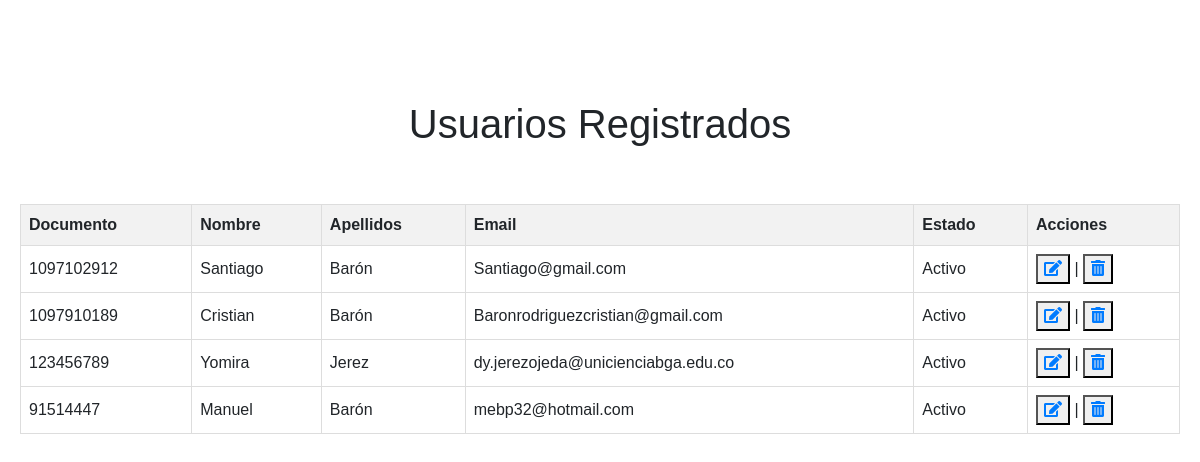
Page /CRUD/Tabla_usuarios.php on the earlier database version.
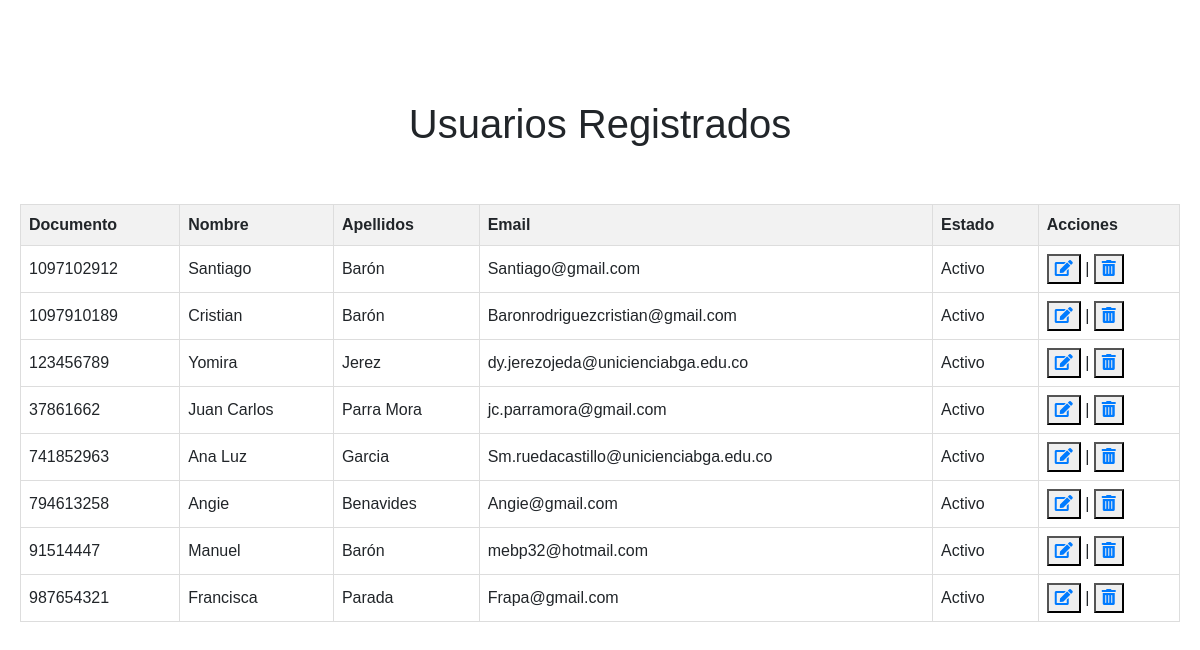
Same page on the later database version.
### tables this page shows
CREATE TABLE `personas` (
  `documento_per` varchar(15) NOT NULL,
  `nombre_per` varchar(30) DEFAULT NULL,
  `apellidos_per` varchar(30) DEFAULT NULL,
  `fechanacimiento` date DEFAULT NULL,
  `email_per` varchar(100) DEFAULT NULL,
  `telefono_per` varchar(15) DEFAULT NULL,
  `foto_per` varchar(100) DEFAULT NULL,
  `estado_per` char(10) DEFAULT NULL,
  `password_per` varchar(50) DEFAULT NULL,
  `codigo_tip` int(11) DEFAULT NULL,
  `codigo_sem` int(11) DEFAULT NULL
);

### CRUD/Tabla_usuarios.php (the view, shortened to what this page needs)
<?php
include("../conexion.php");
$sql = "SELECT documento_per, nombre_per, apellidos_per, fechanacimiento, email_per, telefono_per, estado_per, password_per FROM personas";
$result = $conn->query($sql);
?>
<!DOCTYPE html>
<html>
<head>
</head>
<link rel="stylesheet" href="https://cdnjs.cloudflare.com/ajax/libs/font-awesome/5.15.4/css/all.min.css">
<link rel="stylesheet" href="https://stackpath.bootstrapcdn.com/bootstrap/4.5.2/css/bootstrap.min.css">
<link rel="stylesheet" href="tabla_usuarios.css">
</head>
<body>
    <h1>Usuarios Registrados</h1>
    <br></br>
    <table>
        <tr>
            <th>Documento</th>
            <th>Nombre</th>
            <th>Apellidos</th>
            <th>Email</th>
            <th>Estado</th>
            <th>Acciones</th>
        </tr>
        <?php
        if ($result->num_rows > 0) {
            while($row = $result->fetch_assoc()) {
                echo "<tr>";
                echo "<td>" . $row["documento_per"] . "</td>";
                echo "<td>" . $row["nombre_per"] . "</td>";
                echo "<td>" . $row["apellidos_per"] . "</td>";
                echo "<td>" . $row["email_per"] . "</td>";
                echo "<td>" . $row["estado_per"] . "</td>";
                echo '<td><button><a href="editar.php?id=' . $row["documento_per"] . '"><i class="fas fa-edit"></i></a></button> | <button><a href="eliminar.php?id=' . $row["documento_per"] . '"><i class="fas fa-trash-alt"></i></a></button></td>';
                echo "</tr>";
            }
        } else {
            echo "<tr><td colspan='12'>0 resultados</td></tr>";
        }
        ?>
    </table>
</body>
</html>

### CRUD/tabla_usuarios.css (style rules this page uses)
body { font-family: Arial, sans-serif; margin: 20px; margin-top: 100px; }
h1 { text-align: center; }
table { width: 100%; border-collapse: collapse; }
table, th, td { border: 1px solid #ddd; padding: 8px; }
th { background-color: #f2f2f2; }

Differences in the rows shown:
added personas: documento_per "37861662", nombre_per "Juan Carlos", apellidos_per "Parra Mora", email_per "jc.parramora@gmail.com", estado_per "Activo"
added personas: documento_per "741852963", nombre_per "Ana Luz", apellidos_per "Garcia", email_per "Sm.ruedacastillo@unicienciabga.edu.co", estado_per "Activo"
added personas: documento_per "794613258", nombre_per "Angie", apellidos_per "Benavides", email_per "Angie@gmail.com", estado_per "Activo"
added personas: documento_per "987654321", nombre_per "Francisca", apellidos_per "Parada", email_per "Frapa@gmail.com", estado_per "Activo"
